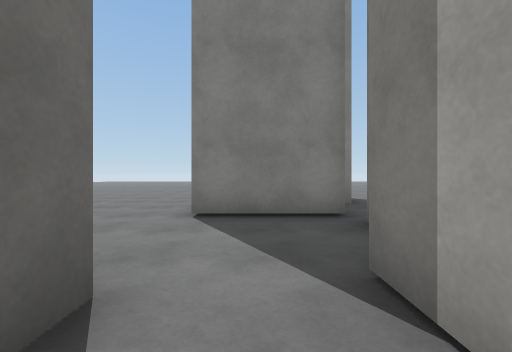
view 1 (above)

21 first-person views from a walk through a 3-D level made in the Unity game engine. The camera is 1.2 m above the floor, looks level and sees 90° across. The floor is counted in squares, 1.8 m on a side. Each view is taken from the middle of a square. On the plan, view 1 faces up. The plan holds only what a view shows up to about 9 squares ahead; the rest is blank. The place goes on beyond the plan. The player character is not drawn. Surface patterns are stand-ins for the level's own textures.

view 2
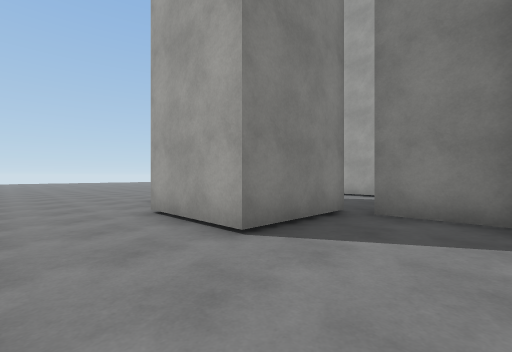

view 3
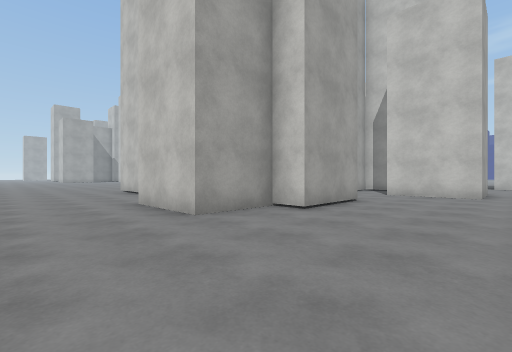

view 4
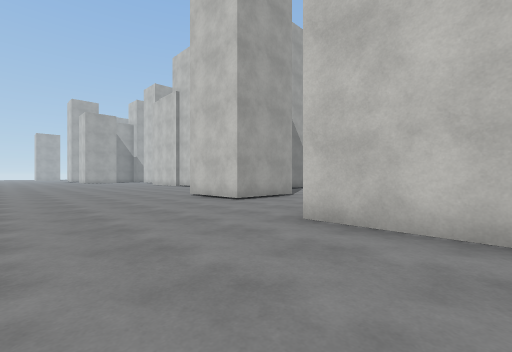

view 5
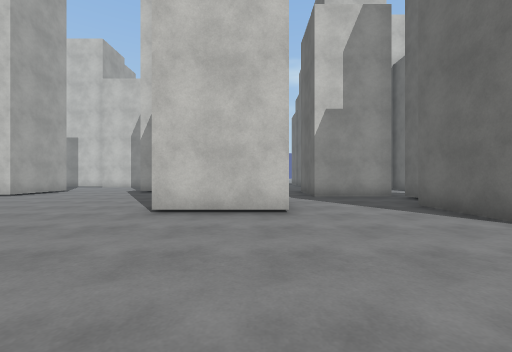

view 6
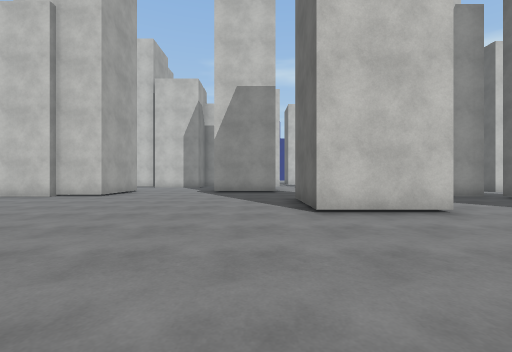

view 7
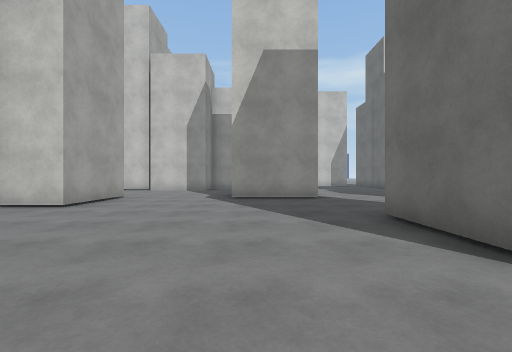

view 8
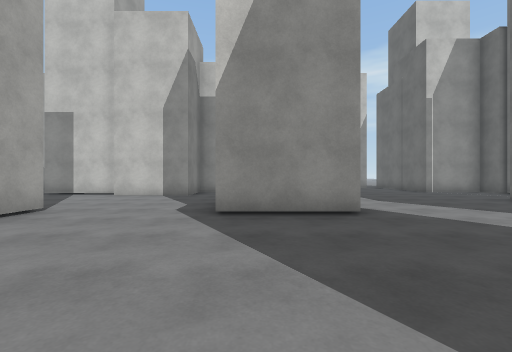

view 9
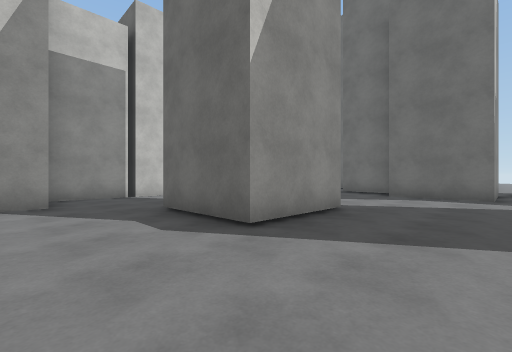

view 10
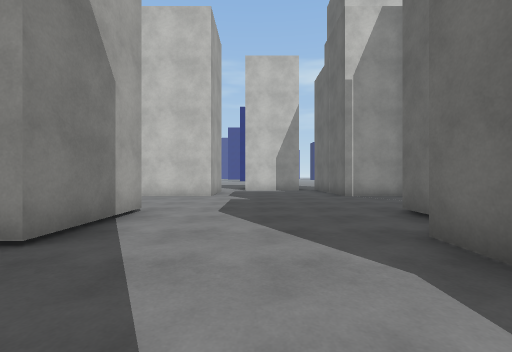

view 11
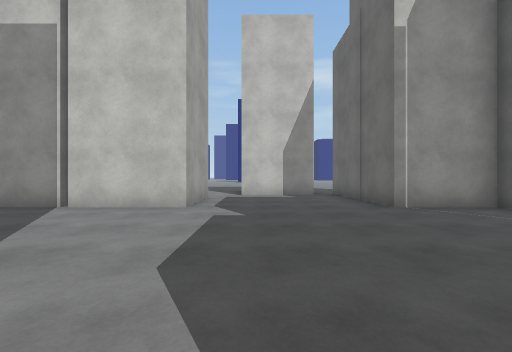

view 12
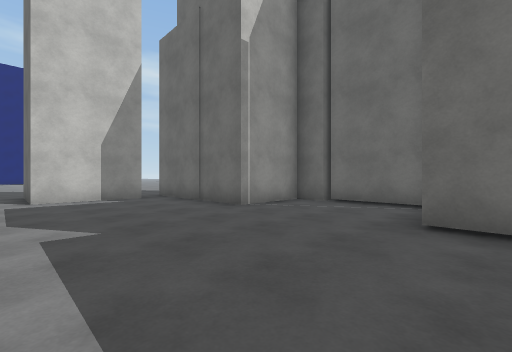

view 13
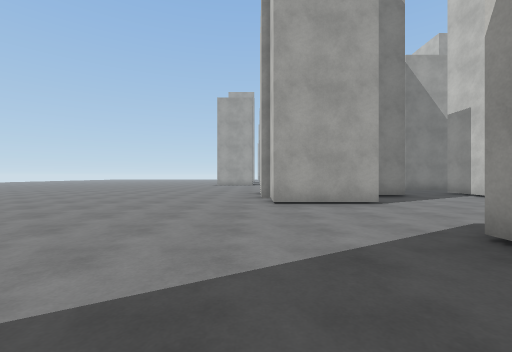

view 14
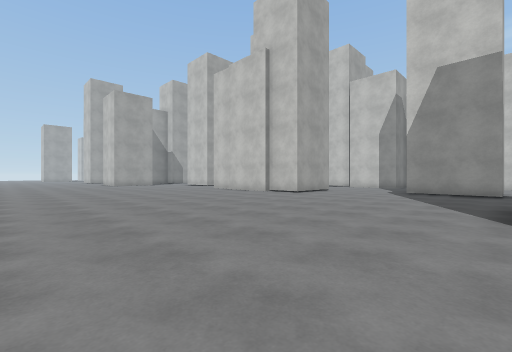

view 15
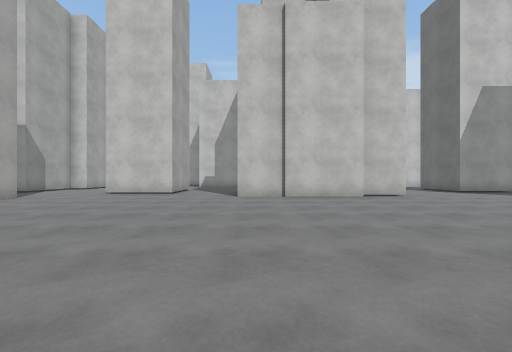

view 16
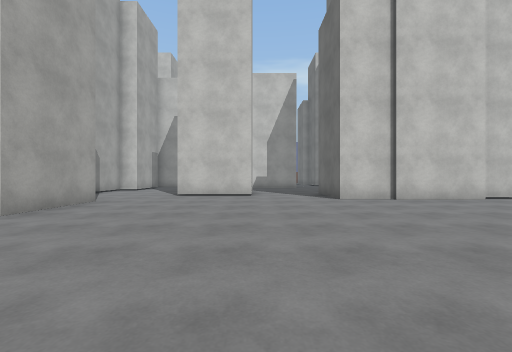

view 17
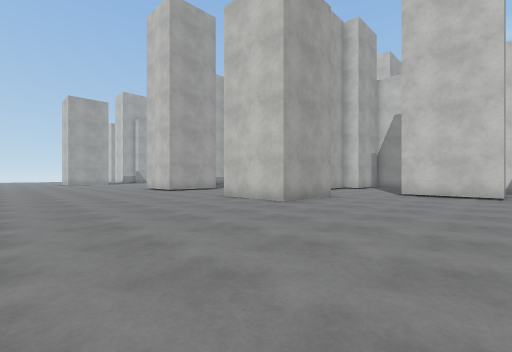

view 18
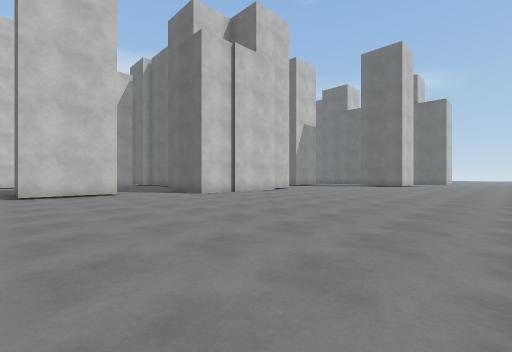

view 19
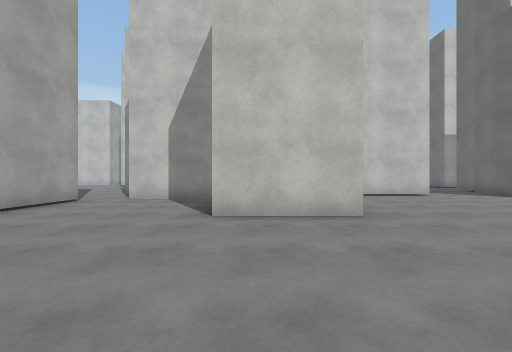

view 20
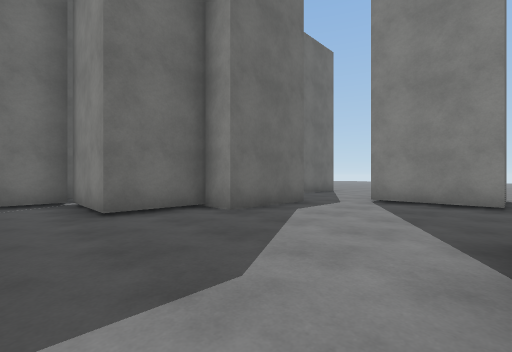

view 21
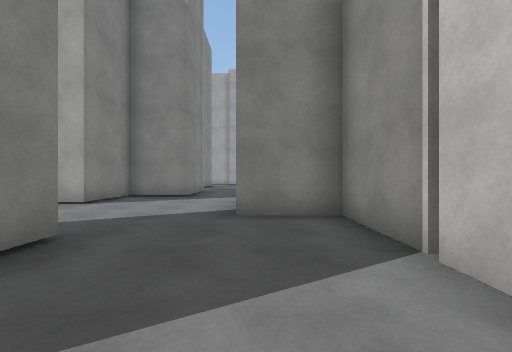

### Floor plan
Points are (right, up) in squares from view 1. A wall is a line through its corners. A room is listed if a view was taken in it or the views show most of it. See-through windows are left out.
Room 1 (view 1)
walls: (-0.9, 1.4) (-0.9, -0.8); (0.8, 0.8) (0.8, 1.8); (1.6, 2) (1.6, 3.7); (1.4, 4.2) (-1, 4.2)
ways out: opening at (-1, 2.5) to room 2
Room 2 (views 2, 3, 4, 5, 6, 7, 8, 9, 10, 11, 12, 13, 14, 15, 16, 17, 18, 19, 20, 21)
walls: (7.9, 4.8) (5.4, 4.8) (5.4, 7.3) (7.9, 7.3) (7.9, 4.8); (17, -0.9) (16.3, -0.9) (16.3, 1.1) (14.1, 1.1) (14.1, 3.7) (19.6, 3.7) (19.6, 2); (8.2, -1) (8.2, 1.6) (10.7, 1.6) (10.7, -0.9) (10, -0.9); (16, -3.2) (17, -3.2); (22.1, 0.9) (22.1, 2.4) (24.8, 2.4); (10.1, -4.4) (12.3, -4.4) (12.3, -2.7) (14.9, -2.7); (2.3, 8.4) (2.3, 6.1); (1.6, 3.7) (4.1, 3.7) (4.1, 1.1) (3.3, 1.1) (3.3, -0.9) (0.8, -0.9) (0.8, -4.4) (3.1, -4.4) (3.1, -8.6); (1.4, 4.9) (1.4, 4.2); (26.2, 5.4) (26.2, 6.8) (28.8, 6.8); (-1, 4.2) (-1, 6.8) (-0.2, 6.8) (-0.2, 8.7) (2.4, 8.7); (7.5, -7) (7.5, -4.4) (10, -4.4); (29.2, 3.7) (31.6, 3.7); (3.9, -7.9) (6.5, -7.9); (-3.4, 1.4) (-0.9, 1.4); (32.7, 4.1) (32.7, 6.2)
ways out: opening at (-1, 2.5) to room 1; opening at (-4, 1); opening at (7, -7); opening at (25.8, 4); opening at (32, 4)

Where each view was taken, in squares from view 1:
view 1: 0 up, 0 right, facing up
view 2: 2 up, 3 left, facing up-right
view 3: 11 up, 4 left, facing down-right
view 4: 12 up, 0 right, facing down-right
view 5: 12 up, 6 right, facing down
view 6: 12 up, 9 right, facing down
view 7: 9 up, 10 right, facing down
view 8: 6 up, 10 right, facing down
view 9: 4 up, 13 right, facing down-left
view 10: 4 up, 6 right, facing down
view 11: 1 up, 6 right, facing down
view 12: 0 up, 7 right, facing down-left
view 13: 4 up, 8 right, facing right
view 14: 12 up, 8 right, facing down-right
view 15: 12 up, 19 right, facing down
view 16: 11 up, 22 right, facing down
view 17: 12 up, 22 right, facing down-right
view 18: 12 up, 25 right, facing down-left
view 19: 11 up, 28 right, facing down
view 20: 2 down, 8 right, facing up-left
view 21: 3 down, 8 right, facing right
